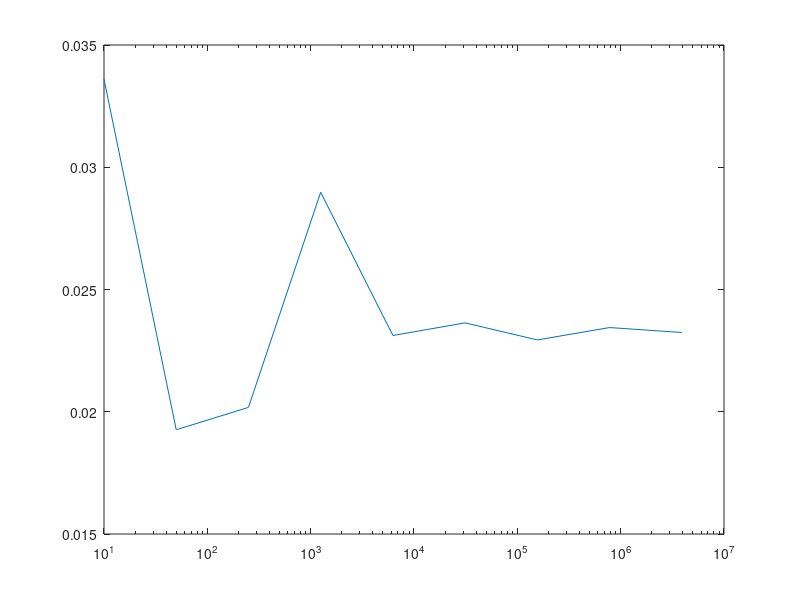

MATLAB code for this plot:
MC = [10, 50, 250, 1250, 6250, 31250, 156250, 781250, 3.90625e+06, ];
e_var = [0.0336, 0.019264, 0.0201786, 0.028977, 0.0231189, 0.0236351, 0.0229372, 0.0234441, 0.023242, ];
m_var = [0.0021, 0.001204, 0.00132624, 0.00199463, 0.00157739, 0.00158687, 0.00153787, 0.00156919, 0.00156141, ];
mean_mag = [0.9985, 0.9993, 0.99938, 0.999132, 0.999265, 0.999261, 0.999287, 0.999274, 0.999279, ];
semilogx(MC, e_var)
